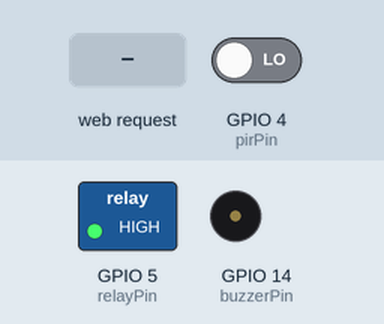
Simulated run of this sketch. Board: ESP8266 (NodeMCU). Shown: switched loads named in the sketch (green lamp = pin HIGH), buzzer (waves = sounding, pin HIGH). The inputs (shaded band) are chosen by the test bench; at power-on: GPIO 4 (pirPin) LOW. WiFi joins after 1.5 s; servers stay silent unless stated; what the sketch prints to the serial monitor is not drawn.

Above: at 2.7 s.
2.8 s: GPIO 4 (pirPin) driven HIGH
At 2.95 s:
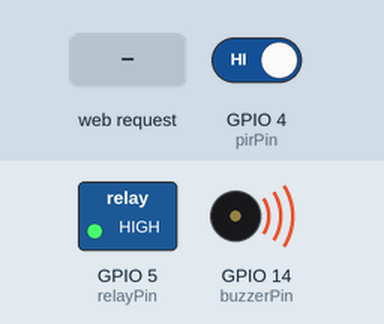
5.8 s: HTTP request GET /ACTUATOR=ON received
At 5.98 s:
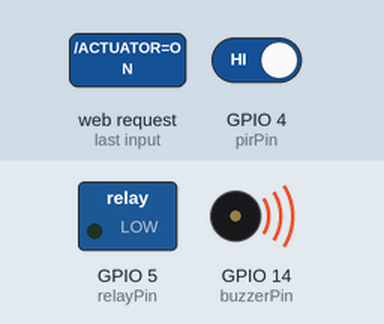
8.8 s: HTTP request GET /ACTUATOR=OFF received
At 9.05 s:
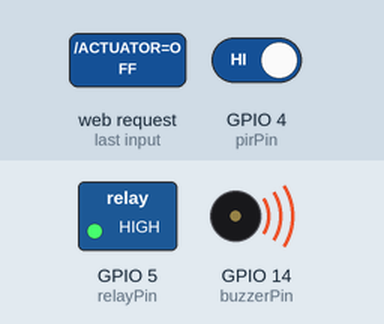
11.8 s: GPIO 4 (pirPin) driven LOW
At 12.4 s:
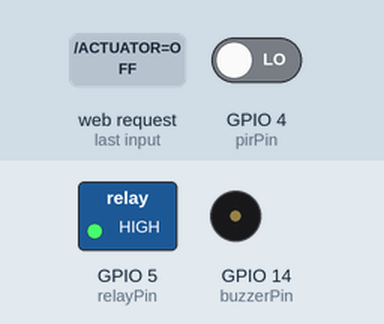
Timing chart, 0 to 14.4 s (numbered marks = the images above; inputs shaded):
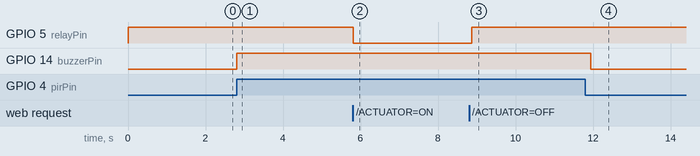

Measured:
- after the input at 2.8 s, GPIO 14 (buzzerPin): LOW → HIGH at once
- after the input at 5.8 s, GPIO 5 (relayPin): HIGH → LOW at once
- after the input at 8.8 s, GPIO 5 (relayPin): LOW → HIGH after 0.07 s
- after the input at 11.8 s, GPIO 14 (buzzerPin): HIGH → LOW after 0.14 s

The sketch:

zaritech_web_automation.ino
```cpp
// (licence header left out)
/*
 * ====================================================================
 * Project: Zaritech NodeMCU Web Automation & Security Ecosystem
 * Subsystem: Kit 01 - NodeMCU Web Automation & Security Kit
 * Hardware: NodeMCU ESP8266, HC-SR501 PIR Sensor, 5V Relay, Active Buzzer
 * Maintainer: Zaritech Labs (A division of Zaritech Dynamics)
 * License: MIT License
 * Official Distribution & Support: https://instagram.com
 * ====================================================================
 * Copyright (c) 2026 Zaritech Dynamics. All rights reserved.
 */

#include <ESP8266WiFi.h>

// Enterprise Network Credentials - Configure based on local environment
const char* ssid = "ZARITECH_SECURE_WIFI";
const char* password = "ZARITECH_ENTERPRISE_PASS";

// Hardware Pin Topologies (NodeMCU ESP8266 Mapping)
const int relayPin = 5;     // D1 (GPIO5) - High-Voltage Grid Actuation Control
const int pirPin = 4;       // D2 (GPIO4) - Real-Time Intrusion Telemetry Input
const int buzzerPin = 14;   // D5 (GPIO14)- Localized Acoustic Diagnostic Alert

WiFiServer secureServer(80);

void setup() {
  Serial.begin(115200);
  delay(10);

  // Initialize Actuation and Diagnostic Alarm Interfaces
  pinMode(relayPin, OUTPUT);
  pinMode(buzzerPin, OUTPUT);

  // Safe State Initializations: Disengage active-low relay array on boot
  digitalWrite(relayPin, HIGH);
  digitalWrite(buzzerPin, LOW);

  // Initialize Sensory Interface
  pinMode(pirPin, INPUT);

  Serial.println("\n[ZARITECH SYSTEM] Initializing NodeMCU Web Automation Substrate...");

  // Establish Secure Wireless Local Area Network Handshake
  Serial.print("[ZARITECH SYSTEM] Connecting to Infrastructure SSID: ");
  Serial.println(ssid);

  WiFi.begin(ssid, password);
  while (WiFi.status() != WL_CONNECTED) {
    delay(500);
    Serial.print(".");
  }

  // Start Standalone Localized IoT Web Server
  secureServer.begin();
  Serial.println("\n[ZARITECH SYSTEM] Wireless Interface Status: CONNECTED.");
  Serial.print("[ZARITECH SYSTEM] Assigned Local Node IP Address: ");
  Serial.println(WiFi.localIP());
}

void loop() {
  // Execute Real-Time Intrusion Telemetry (PIR Sensor Array Check)
  int motionState = digitalRead(pirPin);
  if (motionState == HIGH) {
    Serial.println("[ZARITECH ALERT] Motion Vector Detected in Monitored Perimeter!");
    triggerAcousticChime(150); // Instantly fire the active buzzer
  }

  // Monitor and Accept Inbound Enterprise Wireless Control Commands
  WiFiClient client = secureServer.available();
  if (!client) {
    return;
  }

  // Read the first line of the inbound HTTP request string
  String request = client.readStringUntil('\r');
  client.flush();

  // Route Actuation Node Commands based on Endpoint Parsers
  if (request.indexOf("/ACTUATOR=ON") != -1) {
    digitalWrite(relayPin, LOW); // Engage Relay (Active-Low Topology)
    Serial.println("[ZARITECH SYSTEM] Relay Actuator State: ENGAGED");
    triggerAcousticChime(50);   // Brief audible diagnostic confirmation
  }
  if (request.indexOf("/ACTUATOR=OFF") != -1) {
    digitalWrite(relayPin, HIGH); // Disengage Relay
    Serial.println("[ZARITECH SYSTEM] Relay Actuator State: DISENGAGED");
    triggerAcousticChime(50);    // Brief audible diagnostic confirmation
  }

  // Render Industrial IoT Web Interface Dashboard
  renderWebDashboard(client);
  delay(1); // Yield to background network stacks
}

// Localized Acoustic Notification Routine
void triggerAcousticChime(int durationMs) {
  digitalWrite(buzzerPin, HIGH);
  delay(durationMs);
  digitalWrite(buzzerPin, LOW);
}

// Production-Grade Responsive Dashboard Renderer
void renderWebDashboard(WiFiClient& client) {
  client.println("HTTP/1.1 200 OK");
  client.println("Content-Type: text/html");
  client.println("Connection: close");
  client.println(""); // Critical blank line separating headers from body

  client.println("<!DOCTYPE HTML><html>");
  client.println("<head><meta name=\"viewport\" content=\"width=device-width, initial-scale=1\">");
  client.println("<title>Zaritech NodeMCU Ecosystem</title>");
  client.println("<style>body{font-family:Arial,sans-serif; text-align:center; background-color:#f4f6f9; color:#333;}");
  client.println(".container{max-width:500px; margin:50px auto; padding:20px; background:#fff; border-radius:8px; box-shadow:0 4px 6px rgba(0,0,0,0.1);}");
  client.println(".btn{display:inline-block; padding:15px 25px; margin:10px; font-size:16px; border:none; border-radius:5px; cursor:pointer; text-decoration:none; color:#fff;}");
  client.println(".btn-on{background-color:#2ecc71;} .btn-off{background-color:#e74c3c;}</style></head>");

  client.println("<body><div class=\"container\">");
  client.println("<h1>Zaritech Labs IoT Web Automation</h1>");
  client.println("<p>Infrastructure Division: <strong>Zaritech Dynamics</strong></p>");
  client.println("<hr><p>Subsystem Power Control Array (10A Relay):</p>");
  client.println("<a href=\"/ACTUATOR=ON\" class=\"btn btn-on\">ENGAGE ACTUATOR</a>");
  client.println("<a href=\"/ACTUATOR=OFF\" class=\"btn btn-off\">DISENGAGE ACTUATOR</a>");
  client.println("</div></body></html>");
}
```
